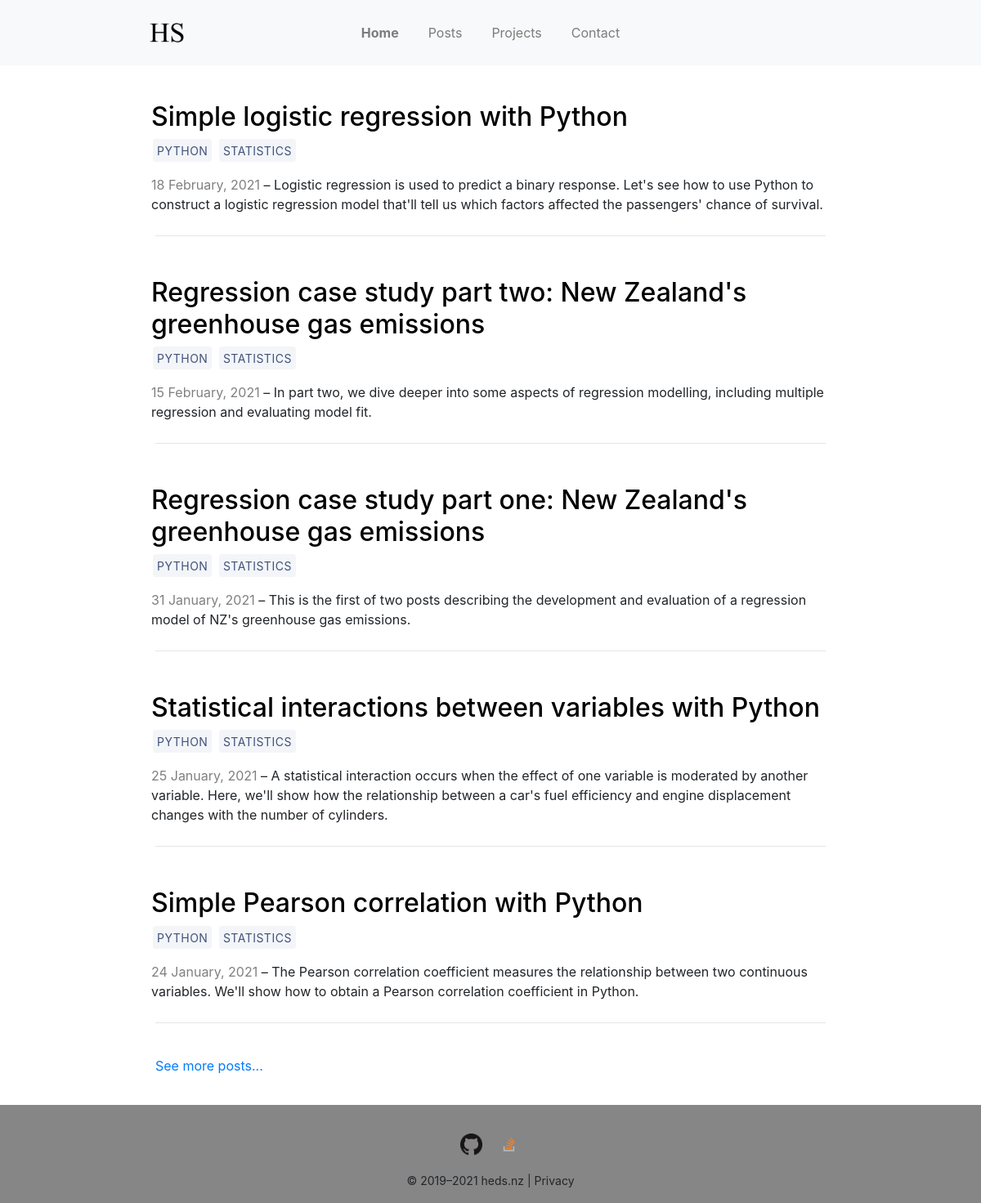
The page / on the database its author committed.
### blog/models.py (models this page shows, shortened)
class BlogPost(models.Model):
    title = models.CharField(max_length=100)
    is_published = models.BooleanField(default=True)
    published_date = models.DateField()
    modified_date = models.DateField(null=True, blank=True)
    slug = models.SlugField(unique=True)
    tags = models.ManyToManyField('Tag', related_name='blog_posts')
    snippet = models.CharField('snippet', max_length=250)
    content = models.TextField()
    def get_absolute_url(self):
        return reverse('detail', kwargs = {'slug': self.slug})

class Tag(models.Model):
    name = models.CharField(max_length=20)

### blog/views.py (the view)
# urls.py: 2. Add a URL to urlpatterns:  path('', views.home, name='home')
def home(request):
    blog_posts = BlogPost.objects.filter(is_published=True).order_by('-published_date')[:5]
    context = {
        "blog_posts": blog_posts,
    }
    return render(request, 'home.html', context)

### blog/templates/home.html (shortened to what this page needs)
{% extends 'base.html' %}
{% load static %}
{% block content %}
    {% for post in blog_posts %}
        <div class="row">
            <div class="column snippet-text">
                <h2>
                    <a id='post-href' href="{{post.get_absolute_url}}"> {{ post.title|safe }} </a>
                </h2>
                <p>
                    {% for tag in post.tags.all %}
                        <a class="btn" href="{% url 'tag' tag.name %}">
                            {{ tag.name }}
                        </a>
                    {% endfor %}
                </p>
                <p style="color:gray; display:inline;">
                    {{ post.published_date|date:"j F, Y" }}
                </p>
                <p style="display:inline;">
                    &ndash; {{ post.snippet|safe }}
                </p>
            </div>
        </div>
        <hr>
        <br />
    {% endfor %}
    <p>
        {% url 'posts' as url %}
        <a href="{{ url }}">See more posts...</a>
    </p>
{% endblock %}

### static/style.css (style rules this page uses)
.snippet-text { padding: 10px; }
.row:after { content: ""; display: table; clear: both; }
#post-href { color:black; }
html { position: relative; min-height: 100%; }
a.btn { background-color: #f3f5f9; border: 1px solid #f3f5f9; border-radius: 3px; color: #405379; font-size: 14px; letter-spacing: .5px; margin: 0 2px; padding: 3px 4px 2px; text-transform: uppercase; white-space: nowrap; }

### rows shown on the page
BlogPost: title "Simple logistic regression with Python", published_date "18 February, 2021", snippet "Logistic regression is used to predict a binary response. Let's see how to use Python to construct a logistic regression model that'll tell us which factors affected the passengers' chance of survival."
Tag: name "PYTHON"
Tag: name "STATISTICS"
BlogPost: title "Regression case study part two: New Zealand's greenhouse gas emissions", published_date "15 February, 2021", snippet "In part two, we dive deeper into some aspects of regression modelling, including multiple regression and evaluating model fit."
BlogPost: title "Regression case study part one: New Zealand's greenhouse gas emissions", published_date "31 January, 2021", snippet "This is the first of two posts describing the development and evaluation of a regression model of NZ's greenhouse gas emissions."
BlogPost: title "Statistical interactions between variables with Python", published_date "25 January, 2021", snippet "A statistical interaction occurs when the effect of one variable is moderated by another variable. Here, we'll show how the relationship between a car's fuel efficiency and engine displacement changes with the number of cylinders."
BlogPost: title "Simple Pearson correlation with Python", published_date "24 January, 2021", snippet "The Pearson correlation coefficient measures the relationship between two continuous variables. We'll show how to obtain a Pearson correlation coefficient in Python."
